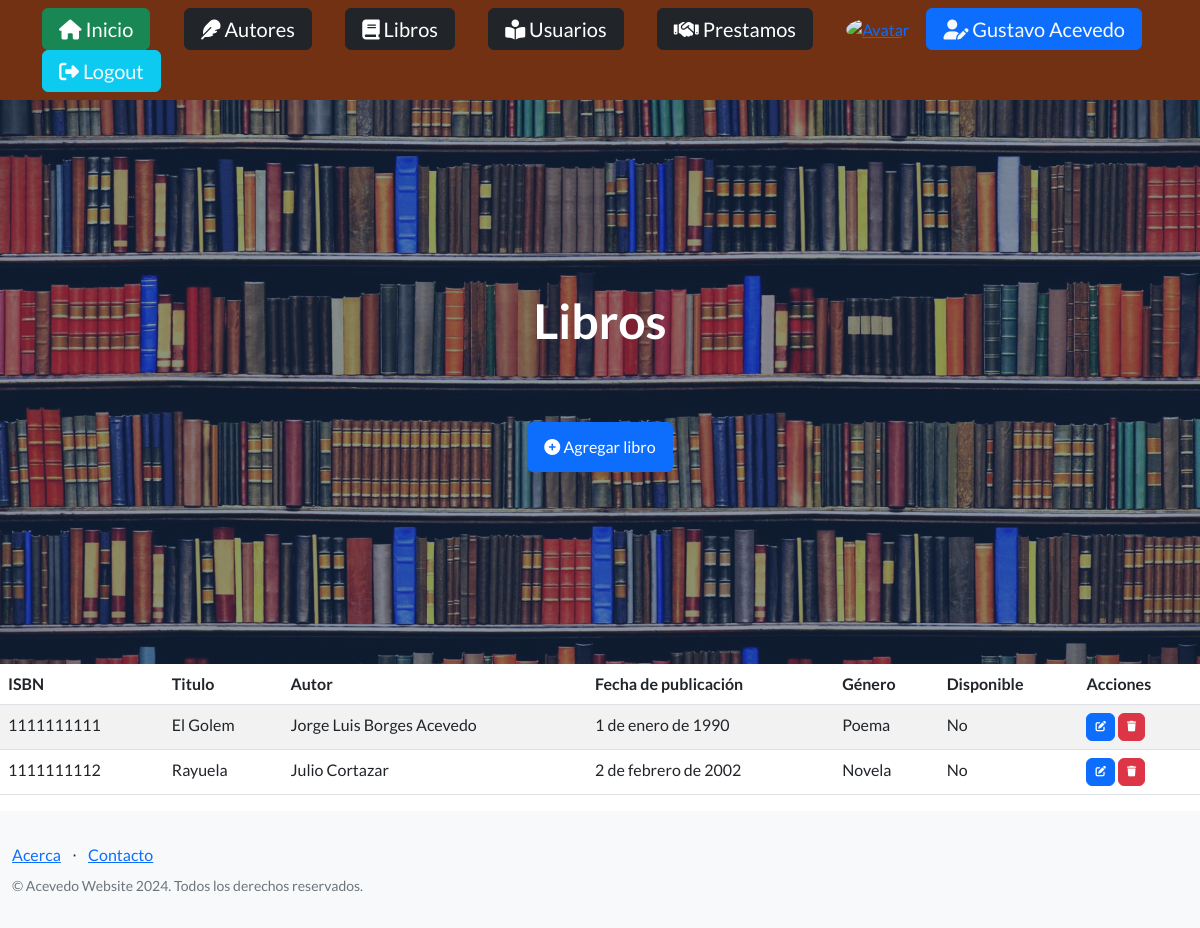
Page /libros/ (signed in) on the committed database.
### entidades/models.py (models this page shows, shortened)
class Libro(models.Model):
    titulo = models.CharField(max_length=100)
    fecha_publicacion = models.DateField()
    genero = models.CharField(max_length=50)
    isbn = models.CharField(max_length=13, unique=True)
    autor = models.ForeignKey(Autor, on_delete=models.CASCADE)
    disponible = models.BooleanField(default=True)
    class Meta:
        ordering = ['titulo']
        verbose_name = 'Libro'
        verbose_name_plural = 'Libros'

class Autor(models.Model):
    nombre = models.CharField(max_length=50)
    apellido = models.CharField(max_length=50)
    dni = models.CharField(max_length=8, unique=True)
    nacionalidad = models.CharField(max_length=50)
    def __str__(self):
        return f"{self.nombre} {self.apellido}"
    class Meta:
        unique_together = ('nombre', 'apellido')
        ordering = ['dni']
        verbose_name = 'Autor'
        verbose_name_plural = 'Autores'

### entidades/views.py (the view)
# urls.py: path('libros/', LibroList.as_view(), name="libros"),
class LibroList(LoginRequiredMixin, ListView):
    model = Libro
    template_name = 'entidades/libro_list.html'
    context_object_name = 'libros'

### entidades/templates/entidades/libro_list.html (shortened to what this page needs)
{% extends "entidades/index.html" %}
{% block titulo %}
    <h1 class="mb-5">Libros</h1>
        <br>
    <a class="btn btn-primary" href="{% url 'librosCreate' %}"><i class="fa-solid fa-circle-plus"></i> Agregar libro</a>
{% endblock titulo %}
{% block contenido %}
<table class="table table-striped">
    <thead>
        <tr>
            <th>ISBN</th>
            <th>Titulo</th>
            <th>Autor</th>
            <th>Fecha de publicación</th>
            <th>Género</th>
            <th>Disponible</th>
            <th>Acciones</th>
        </tr>
    </thead>
    <tbody>
        {% for c in libros %}
        <tr>
            <td>{{ c.isbn }}</td>
            <td>{{ c.titulo }}</td>
            <td>{{ c.autor }}</td>
            <td>{{ c.fecha_publicacion }}</td>
            <td>{{ c.genero }}</td>
            <td>
                {% if c.disponible %}
                    Sí
                {% else %}
                    No
                {% endif %}
            </td>
            <td>
                <a
                  href="{% url 'librosUpdate' c.id %}"
                  class="btn btn-primary"
                  style="--bs-btn-padding-y: .25rem; --bs-btn-padding-x: .5rem; --bs-btn-font-size: .75rem;"
                  >
                </a>
                <a
                  href="{% url 'librosDelete' c.id %}"
                  class="btn btn-danger"
                  style="--bs-btn-padding-y: .25rem; --bs-btn-padding-x: .5rem; --bs-btn-font-size: .75rem;"
                  >
                </a>
            </td>
        </tr>
        {% endfor %}
    </tbody>
</table>
{% endblock contenido %}

### entidades/templates/entidades/index.html (shortened to what this page needs)
<!DOCTYPE html>
<html lang="en">
    <head>
        {% load static %}
        <link href="https://cdn.jsdelivr.net/npm/bootstrap-icons@1.5.0/font/bootstrap-icons.css" rel="stylesheet" type="text/css" />
        <link href="{% static 'css/styles.css' %}" rel="stylesheet" />
        <link rel="stylesheet" href="https://cdnjs.cloudflare.com/ajax/libs/font-awesome/6.4.0/css/all.min.css">
    </head>
    <body>
        {% block navbar %}
        <nav class="navbar navbar-dark static-top" style=" background-color: #713112">
            <div class="container">
                <a class="navbar-brand btn btn-success" href="{% url 'inicio' %}"><i class="fa-solid fa-house"></i> Inicio</a>
                {% if user.is_authenticated %}
                <a class="navbar-brand btn btn-dark" href="{% url 'autores' %}"><i class="fa-solid fa-feather"></i> Autores</a>
                <a class="navbar-brand btn btn-dark" href="{% url 'libros' %}"><i class="fa-solid fa-book"></i> Libros</a>
                <a class="navbar-brand btn btn-dark" href="{% url 'usuarios' %}"><i class="fa-solid fa-book-open-reader"></i> Usuarios</a>
                <a class="navbar-brand btn btn-dark" href="{% url 'prestamos' %}"><i class="fa-solid fa-handshake"></i> Prestamos</a>
                <a href="{% url 'agregar_avatar' %}">
                    <img class="rounded-circle" src="{{ request.session.avatar }}" height="50px" width="50px" alt="Avatar">
                </a>
                <form method="post" action="{% url 'perfil' %}">
                    <button type="submit" class="navbar-brand btn btn-primary text-light"><i class="fa-solid fa-user-pen"></i> {{ user.first_name }} {{ user.last_name }}</button>
                </form>
                <form method="post" action="{% url 'logout' %}">
                    <button type="submit" class="navbar-brand btn btn-info text-light"><i class="fa-solid fa-right-from-bracket"></i> Logout</button>
                    </form>
                {% else %}
                <a class="navbar-brand btn btn-primary" href="{% url 'login' %}">Login</a>
                <a class="navbar-brand btn btn-success" href="{% url 'registro' %}">Registrarse</a>
                {% endif %}
            </div>
        </nav>
        {% endblock navbar %}
        <header class="masthead">
            <div class="container position-relative">
                <div class="row justify-content-center">
                    <div class="col-xl-6">
                        <div class="text-center text-white">
                            {% block titulo %}{% endblock titulo %}
                        </div>
                    </div>
                </div>
            </div>
        </header>
        {% block contenido %}
        {% endblock contenido %}
        {% block footer %}
        <footer class="footer bg-light">
            <div class="container">
                <div class="row">
                    <div class="col-lg-6 h-100 text-center text-lg-start my-auto">
                        <ul class="list-inline mb-2">
                            <li class="list-inline-item"><a href="{% url 'acerca' %}">Acerca</a></li>
                            <li class="list-inline-item">⋅</li>
                            <li class="list-inline-item"><a href="{% url 'contacto' %}">Contacto</a></li>
                        </ul>
                        <p class="text-muted small mb-4 mb-lg-0">&copy; Acevedo Website 2024. Todos los derechos reservados.</p>
                    </div>
                </div>
            </div>
        </footer>
    </body>
</html>
        {% endblock footer %}

### rows in the picture
Libro: isbn "1111111111", titulo "El Golem", autor "Jorge Luis Borges Acevedo", fecha_publicacion "1 de enero de 1990", genero "Poema", disponible "No"
Libro: isbn "1111111112", titulo "Rayuela", autor "Julio Cortazar", fecha_publicacion "2 de febrero de 2002", genero "Novela", disponible "No"

### other values in the picture
{{ user.first_name }} "Gustavo"
{{ user.last_name }} "Acevedo"
